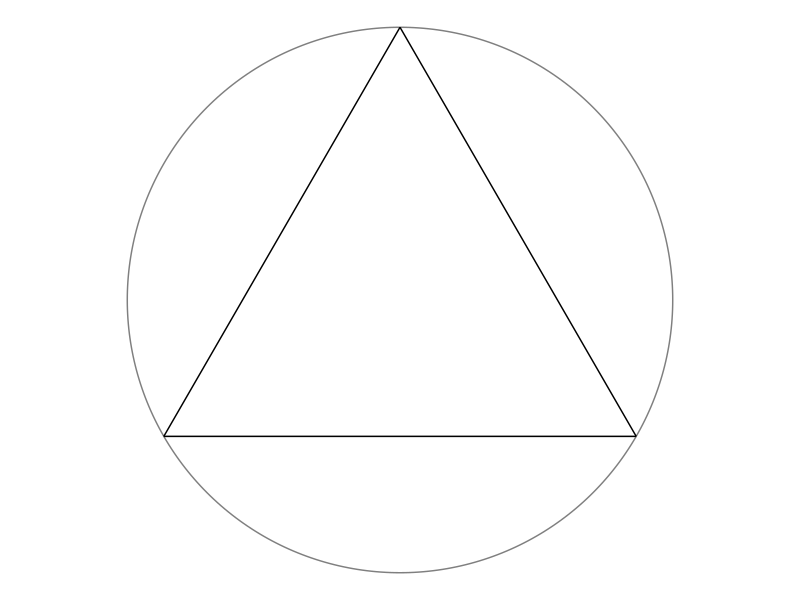

Write R code to recreate this figure.
# Instruction to students: You may clear the code in this file and replace it
# with your own.

library(tidyverse)
library(ggforce)
theme_set(theme_void())

# Draw a random chord in a unit circle centred at origin -----------------------

# Coordinates of equilateral triangle
eqtri_df <- tibble(
  x    = c(0, sqrt(3) / 2, -sqrt(3) / 2),
  y    = c(1, -0.5, -0.5),
  xend = c(sqrt(3) / 2, -sqrt(3) / 2, 0),
  yend = c(-0.5, -0.5, 1)
)

# Plot
p <- ggplot() +
  ggforce::geom_circle(aes(x0 = 0, y0 = 0, r = 1), col = "gray50") +
  geom_segment(data = eqtri_df, aes(x = x, y = y, xend = xend, yend = yend)) +
  coord_equal()

ggsave(p, file = "plot.png", height = 5, width = 7)
